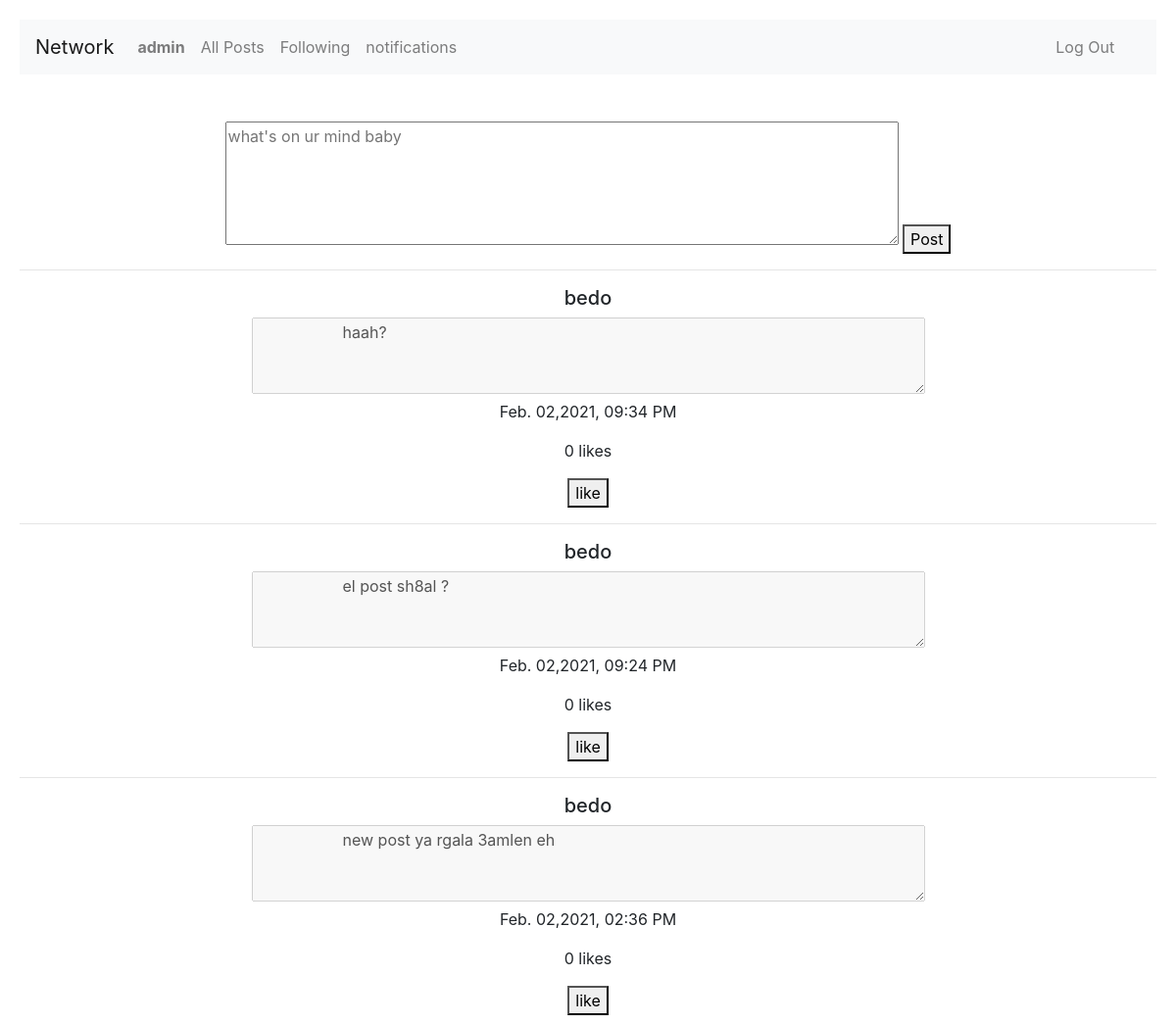
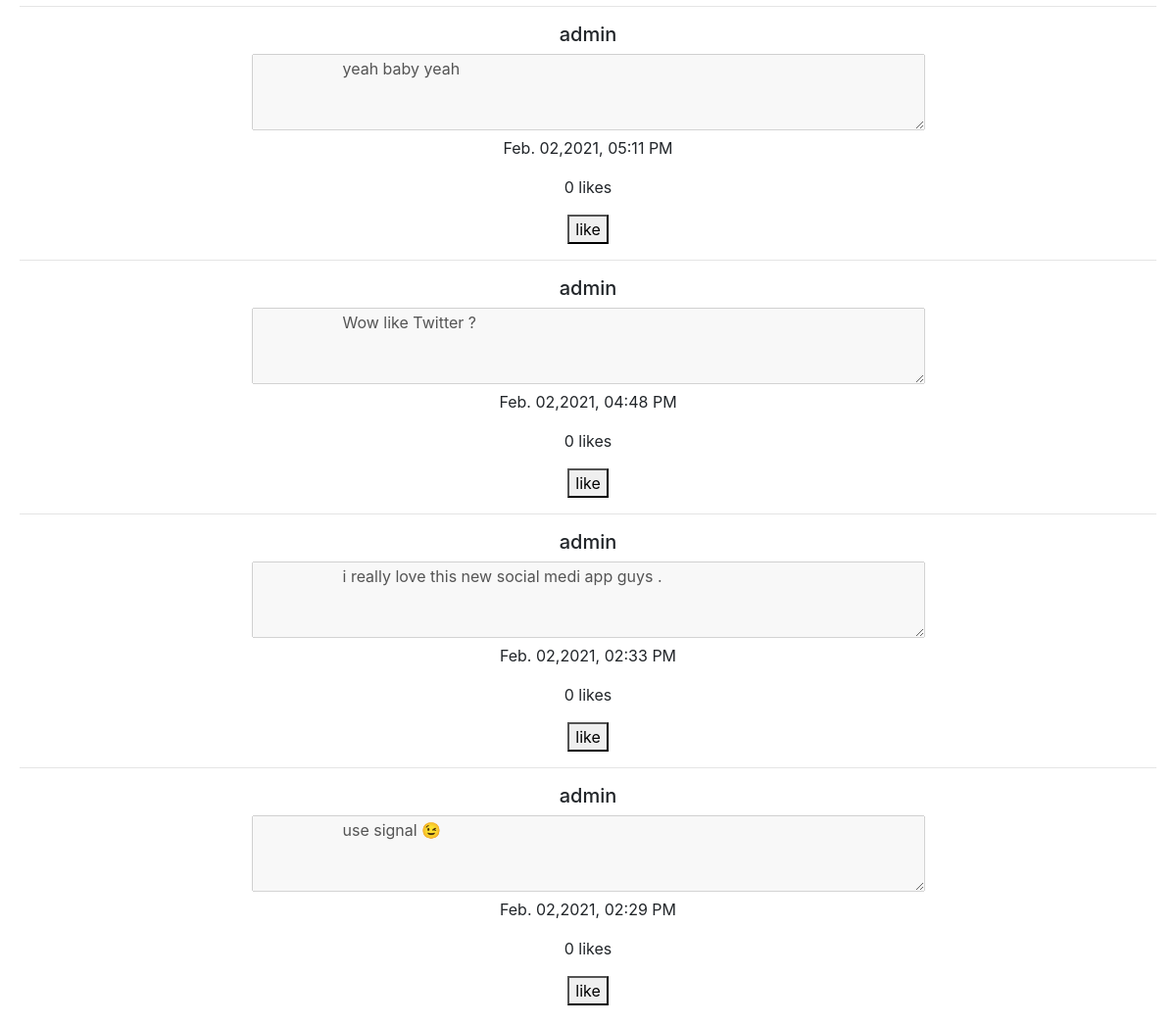
Screenshot of / (signed in) with the database file from the repository (2 pictures, top to bottom).
### network/models.py (models this page shows, shortened)
class User(AbstractUser):
    pass

class Post(models.Model):
    user = models.ForeignKey(User,on_delete=models.CASCADE,null=True,related_name="post_owner")
    content = models.TextField(blank=False,null=True)
    time = models.CharField (max_length=255,null=True)
    likes = models.IntegerField(default=0)

### network/views.py (the view)
# urls.py: path("", index, name="index"),
def index(request):
    if request.method=="POST":
        content = request.POST.get("post_content")
        current_user=User.objects.get(pk=request.user.id)
        new_post = Post(content=content,user=current_user,time=get_time_now())
        new_post.save()
        return HttpResponseRedirect(reverse('index'))
    else :
        all_posts = Post.objects.all().order_by("-id")
        return render(request, "network/index.html",{
        "posts":all_posts
    })

### network/templates/network/index.html (shortened to what this page needs)
{% extends "network/layout.html" %}
{% block body %}
 <div class='all_posts'>
    {% if user.is_authenticated %}
     <div class='new_post'>
     <form action="{% url  'index' %}" method="post">
         <br><br>
         <textarea name="post_content" id="new_post" cols="65" rows="5" placeholder="what's on ur mind baby"></textarea>
         <button class="post" type="submit">Post</button>
     </form>
     </div>
   {% endif %}
   <div class='current_posts'>
        {% for post in posts  %}
            <div class="each_post post_container"><hr>
                <h5 >{{post.user}}</h5>
                <textarea name="each_pst" id="" cols="65" rows="3" disabled>
                    {{post.content}}
                </textarea>
                <p>{{post.time}}</p>
                <p>{{post.likes}} likes</p>
                <button id = 'like'>like</button>
            </div>
        {% endfor %}
   </div>
  </div>
{% endblock %}

### network/templates/network/layout.html (shortened to what this page needs)
{% load static %}
<!DOCTYPE html>
<html lang="en">
    <head>
        <link rel="stylesheet" href="https://stackpath.bootstrapcdn.com/bootstrap/4.4.1/css/bootstrap.min.css">
        <link href="{% static 'network/styles.css' %}" rel="stylesheet">
    </head>
    <body>
        <nav class="navbar navbar-expand-lg navbar-light bg-light container1">
            <a class="navbar-brand" href="{%url 'index'%}">Network</a>
            <div>
              <ul class="navbar-nav mr-auto">
                {% if user.is_authenticated %}
                    <li class="nav-item">
                        <a class="nav-link" href="#"><strong>{{ user.username }}</strong></a>
                    </li>
                {% endif %}
                <li class="nav-item">
                  <a class="nav-link" href="{% url 'index' %}">All Posts</a>
                </li>
                {% if user.is_authenticated %}
                    <li class="nav-item">
                        <a class="nav-link" href="#">Following</a>
                    </li>
                    <li class="nav-item">
                        <a class="nav-link" href="#">notifications</a>
                    </li>
                    <li class="nav-item logout">
                        <a class="nav-link"  id = "LogOut" href="{% url 'logout' %}">Log Out</a>
                    </li>
                {% endif %}
              </ul>
            </div>
          </nav>
        <div class="body">
            {% block body %}
            {% endblock %}
        </div>
    </body>
</html>

### network/static/network/styles.css (style rules this page uses)
body { padding: 20px; }
.container1 { position: relative; }
.logout { position: absolute; right: 3%; }
.all_posts { text-align: center; }

### rows the page displays
User: username "admin"
Post: user "bedo", each_pst "haah?", time "Feb. 02,2021, 09:34 PM", likes "0"
Post: user "bedo", each_pst "el post sh8al ?", time "Feb. 02,2021, 09:24 PM", likes "0"
Post: user "bedo", each_pst "new post ya rgala 3amlen eh", time "Feb. 02,2021, 02:36 PM", likes "0"
Post: user "admin", each_pst "yeah baby yeah", time "Feb. 02,2021, 05:11 PM", likes "0"
Post: user "admin", each_pst "Wow like Twitter ?", time "Feb. 02,2021, 04:48 PM", likes "0"
Post: user "admin", each_pst "i really love this new social medi app guys .", time "Feb. 02,2021, 02:33 PM", likes "0"
Post: user "admin", each_pst "use signal 😉", time "Feb. 02,2021, 02:29 PM", likes "0"
